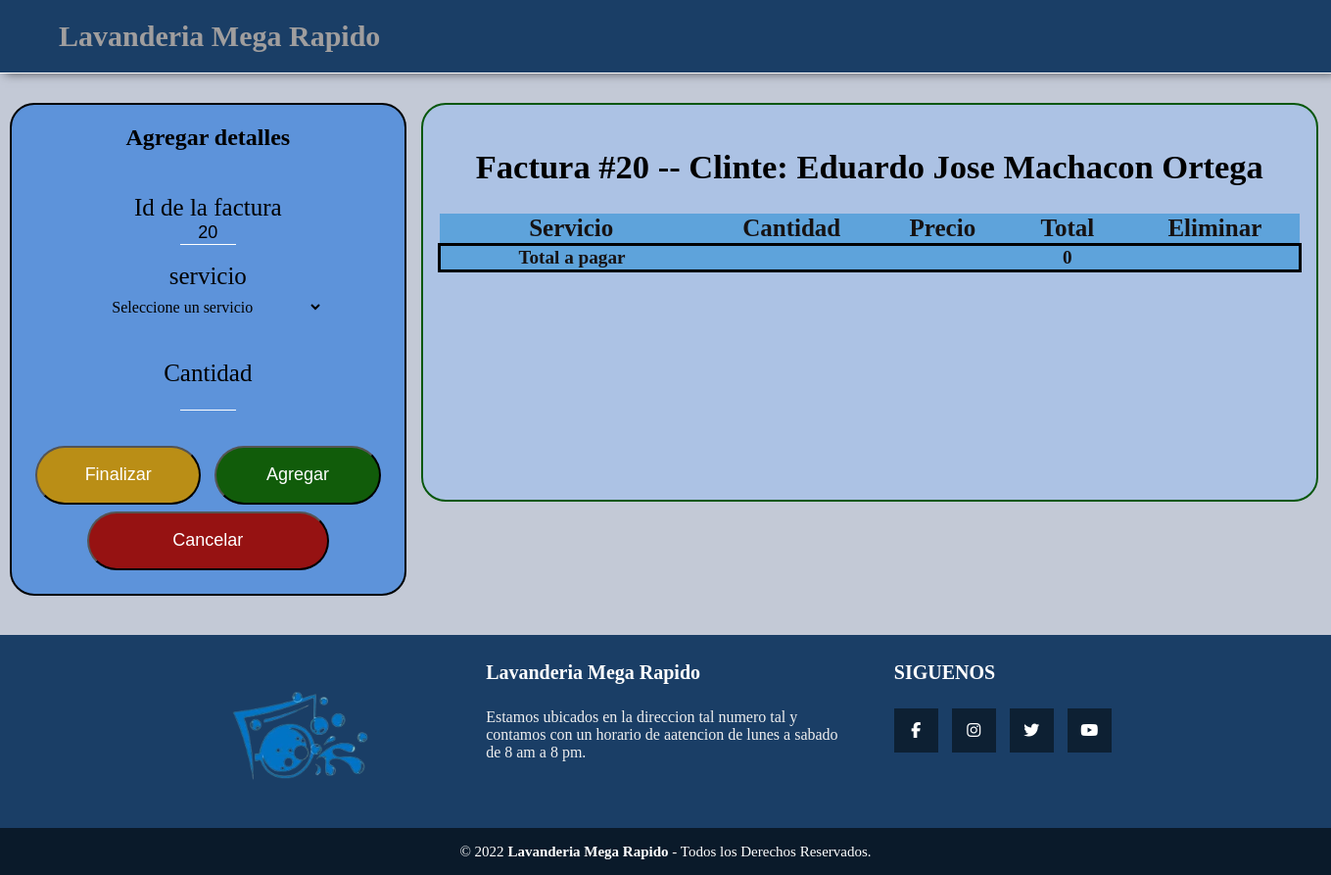
Page /Administrador/detalles_factura.php (signed in) on the committed database.
### tables this page shows
CREATE TABLE `factura` (
  `id_factura` int NOT NULL,
  `fecha_recibido` date NOT NULL,
  `fecha_entregado` date NOT NULL,
  `estado` varchar(20) NOT NULL,
  `info_cliente_id` int NOT NULL
);

CREATE TABLE `usuarios` (
  `documento` int NOT NULL,
  `nombres` varchar(40) NOT NULL,
  `apellidos` varchar(40) NOT NULL,
  `usuario` varchar(20) NOT NULL,
  `contraseña` varchar(20) NOT NULL,
  `correo` varchar(40) NOT NULL,
  `num_celular` bigint NOT NULL,
  `direccion` varchar(40) NOT NULL,
  `tipo_usuario` varchar(1) NOT NULL DEFAULT 'C',
  `estado` varchar(30) NOT NULL DEFAULT 'Activo' COMMENT 'En este campo tenemos si el usuario esta activo o inactivo'
);

### Administrador/detalles_factura.php (the view, shortened to what this page needs)
<?php
include('../conecta.php');
$sql = "SELECT id_factura, info_cliente_id  FROM factura ORDER by id_factura DESC LIMIT 1";
$result = mysqli_query($conn, $sql);
if (mysqli_num_rows($result) == 1) {
  while($row = mysqli_fetch_assoc($result)) {
    $id_factura = $row["id_factura"];
    $id_cliente = $row['info_cliente_id'];
  }
}
?>
<!DOCTYPE html>
<html lang="en">
<head>
    <link rel="stylesheet" href="../css/menu.css">
    <link rel="stylesheet" href="../css/pie_pagina.css">
    <link rel="stylesheet" href="style.css">
    <link rel="stylesheet" href="../Administrador/table_tr_td.css">
</head>
<body>
        <nav class="menu">
            <label class="titulo">Lavanderia Mega Rapido</label>
        </nav>
        <div class="Contenedor_principal">
        <?php
$sql = "SELECT nombres, apellidos FROM usuarios WHERE documento = $id_cliente";
$result = mysqli_query($conn, $sql);
if (mysqli_num_rows($result) == 1) {
  while($row = mysqli_fetch_assoc($result)) {
    $nom_cli = $row['nombres'];
    $ape_cli = $row['apellidos'];
  }
}
?>
<div class="prinipal_det">
<div class="caja_det_factura">
  <h2 style="text-align: center;">Agregar detalles </h2>
    <div class="detalles">
        <form action="insert_det_factura.php" method="POST">
        <label class="label_det" for="cantidad">Id de la factura</label><br>
        <input class="input_agregar_detalle_tipo_tex" type="text" id="id_factura" name="id_factura" value="<?php echo $id_factura ;?>" readonly> <br><br>
        <label class="label_det" for="servicio">servicio</label><br>
        <select class="select_servicio" name="servicio" id="servicio" required>
            <option class="input_agregar_detalle_tipo_tex" value="">Seleccione un servicio</option>
        </select><br><br><br>
        <label class="label_det" for="cantidad">Cantidad</label><br>
        <input class="input_agregar_detalle_tipo_tex" type="text" id="cantidad" name="cantidad" required> <br><br><br>
        <input class="input_agregar_detalle" type="submit" id="agregar" name="agregar" value="Agregar">
        </form>
        <form action="confirmar_finalizar.php?numero=<?php echo $id_factura ?>" method="post">
          <input class="input_finalizar_detalle" type="submit" value="Finalizar" id="Finalizar" name="Finalizar">
        </form>
        <form action="cancelar_factura.php?id_factura=<?php echo $id_factura ;?>" method="post">
          <input class="input_cancelar_detalle" type="submit" value="Cancelar" id="Cancelar" name="Cancelar">
        </form>
</div>
</div>
<div class="caja_datos_factura">
<div class="titulo_det_factura">
<h2>Factura #<?php echo $id_factura." -- ";?> Clinte: <?php echo $nom_cli." ".$ape_cli ?>  </h2>
</div>
<table class="table_det_fact">
  <tr>
    <th class="th_det_fact" style="width: 150px ;">Servicio</th>
    <th class="th_det_fact" width="70px">Cantidad</th>
    <th class="th_det_fact" width="70px">Precio</th>
    <th class="th_det_fact" width="70px">Total</th>
    <th class="th_det_fact" width="70px">Eliminar</th>
  </tr>
<?php
$total_pagar = 0;
    ?>
<tr>
<th class="th_det_fact_total_pagar_izquierdo">Total a pagar</th>
<th class="th_det_fact_total_pagar_centro"></th>
<th class="th_det_fact_total_pagar_centro"></th>
<th class="th_det_fact_total_pagar_centro"><?php echo $total_pagar; ?></th>
<th class="th_det_fact_total_pagar_derecho"></th>
</table>
</div>
</div>
    </div>
    <?php include('pie_pagina.php'); ?>

### css/menu.css (style rules this page uses)
.menu { background-color: rgb(26, 62, 102); width: 100%; display: flex; justify-content: space-between; align-items: center; border-bottom: 1px solid #fff; box-shadow: 5px 0 10px rgba(0, 0, 0, .6); position: sticky; top: 0px; padding: 20px 0px 20px 0px; }
.titulo { color: rgb(160, 158, 158); font-size: 30px; padding: 0 60px; font-weight: bold; outline: none; animation: animate 5s linear infinite; }

### css/pie_pagina.css (style rules this page uses)
body { margin: 0; padding: 0; background: rgb(195, 201, 214); display: flex; flex-direction: column; min-height: 100%; }
html { height: 100%; }

### Administrador/style.css (style rules this page uses)
.detalles { height: 50%; width: 88%; padding: 6%; }
.caja_det_factura { background-color: rgb(93, 147, 218); float: left; border: solid black 2px; width: 30%; min-height: 80%; border-radius: 25px; }
.caja_datos_factura { background-color: rgb(172, 194, 228); padding: 15px; float: right; border: 2px solid rgb(8, 87, 12); height: 100%; width: 66%; border-radius: 25px; }
.table_det_fact { width: 100%; height: auto; border-collapse: collapse; border-radius: 15px; }
.titulo_det_factura { text-align: center; font-size: 23px; }
.prinipal_det { margin-right: 5px; margin-left: 5px; width: 99%; height: 70%; padding-top: 30px; }
.th_det_fact { font-size: 25px; color: rgb(22, 18, 18); background-color: rgb(94, 163, 219); border: none; }
.th_det_fact_total_pagar_izquierdo { font-size: larger; color: rgb(22, 18, 18); background-color: rgb(94, 163, 219); border: solid black 3px; border-right: none; }
.th_det_fact_total_pagar_centro { font-size: larger; color: rgb(22, 18, 18); background-color: rgb(94, 163, 219); border: solid black 3px; border-right: none; border-left: none; }
.th_det_fact_total_pagar_derecho { font-size: larger; color: rgb(22, 18, 18); background-color: rgb(94, 163, 219); border: solid black 3px; border-left: none; }
.Contenedor_principal { height: 100%; width: 1349px; text-align: center; margin: auto; }
.label_det { font-size: 25px; }
.input_agregar_detalle { height: 60px; width: 48%; background-color: rgb(17, 92, 10); color: white; border-radius: 15px; float: right; border-radius: 35px; font-size: large; }
.input_finalizar_detalle { float: left; height: 60px; width: 48%; background-color: rgb(186, 142, 22); color: white; font-size: large; border-radius: 35px; }
.input_cancelar_detalle { margin-top: 2%; text-align: center; height: 60px; width: 70%; background-color: rgb(150, 18, 18); color: white; font-size: large; border-radius: 35px; }
.input_agregar_detalle_tipo_tex { font-size: large; border: solid white 1px; border-top: none; border-right: none; border-left: none; text-align: center; height: 100%; width: 15%; background-color: transparent; color: rgb(3, 0, 0); }
.select_servicio { font-size: large; background-color: transparent; border: none; border-radius: 4px; display: inline-block; font: inherit; line-height: 1.5em; padding: 0.5em 3.5em 0.5em 1em; }
body { margin: 0; padding: 0; background: rgb(195, 201, 214); display: flex; flex-direction: column; height: 100%; }
html { height: 100%; }

### rows in the picture
factura: id_factura "20"
usuarios: nombres "Eduardo Jose", apellidos "Machacon Ortega"

### other values in the picture
$total_pagar "0"
